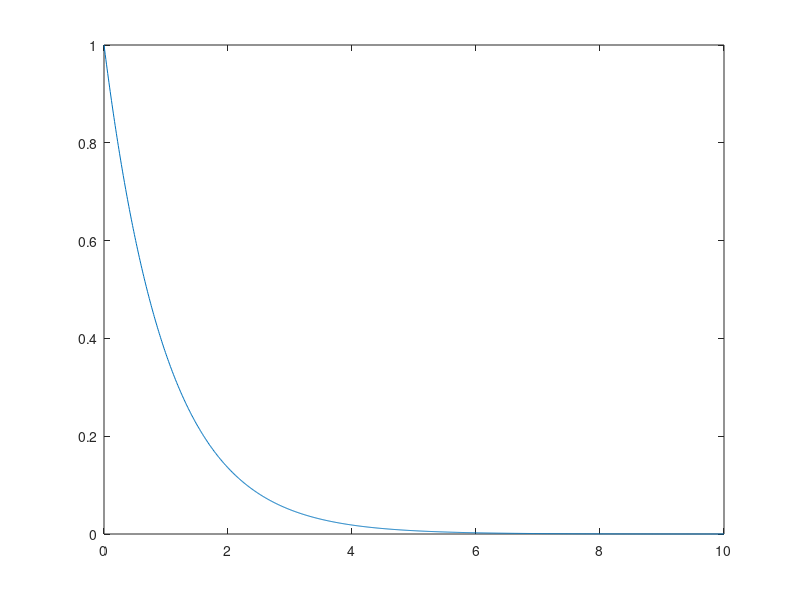

Recreate this plot in MATLAB. (Note: this script raises an error after producing the figure.)
x=linspace(0,10,1000);
plot(x,exp(-x));

a=1;
#Para graficar f(ax)
f=fopen('DatosPractica2.dat','r');
mat=fscanf(f,'%f',[2,Inf]);
mat=mat';

for i = 1:45;
  hold on
  x = linspace(mat(i,1),mat(i+1,1),20);
  plot(x,interpola(a.*x))
  hold off
  
endfor


#Aca quiero ver donde intersectan:
x1=0;
x2=10;
while x2-x1>0.00000000001
  x3=(x1+x2)/2;
  y1=exp(-x1)-interpola(a.*x1);
  y2=exp(-x2)-interpola(a.*x2);
  y3=exp(-x3)-interpola(a.*x3);
  if y1>0 && y3>0
   x1=x3;
   elseif y2<0 && y3<0
      x3=x2;
 endif
endwhile
xr=x3;

hold on
plot(xr,exp(-xr),'*');
xlabel('x')
ylabel('y')
hold off